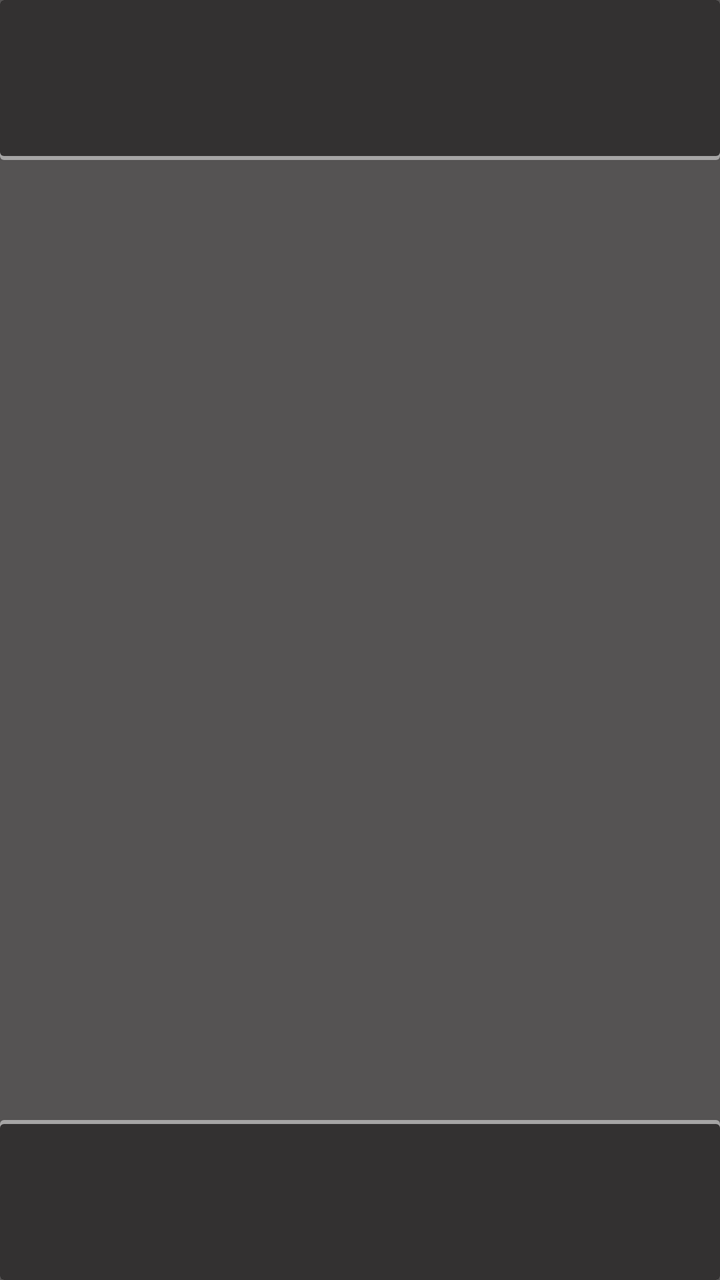
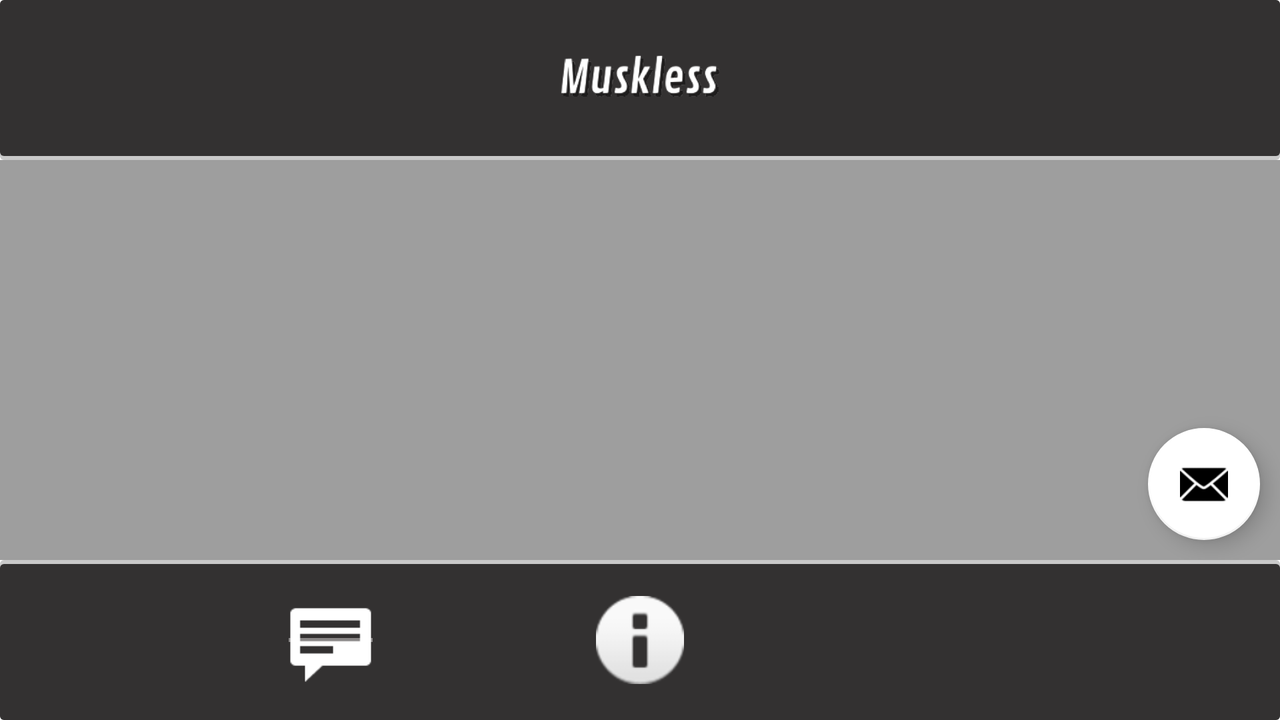

One screen, two layout resources from the same app: the default and the author's alternative for another configuration. Each is rendered where Android would select it; the XML of both is given below.
<!-- AndroidManifest.xml: activity theme Theme.Muskless.NoActionBar -->
<!-- res/layout/activity_main_page.xml -->
<androidx.constraintlayout.widget.ConstraintLayout xmlns:android="http://schemas.android.com/apk/res/android"
    xmlns:app="http://schemas.android.com/apk/res-auto"
    xmlns:tools="http://schemas.android.com/tools"
    android:layout_width="match_parent"
    android:layout_height="match_parent"
    tools:context=".MainPageActivity"
    android:background="#555353">


    <FrameLayout
        android:id="@+id/headerMain"
        android:layout_width="match_parent"
        android:layout_height="80dp"
        app:layout_constraintStart_toStartOf="parent"
        app:layout_constraintTop_toTopOf="parent"
        android:background="@drawable/header_shape">



    </FrameLayout>

    <LinearLayout
        android:id="@+id/mainContent"
        android:layout_width="match_parent"
        android:layout_height="560dp"
        android:orientation="vertical"
        app:layout_constraintBottom_toTopOf="@+id/navFooter"
        app:layout_constraintTop_toBottomOf="@id/headerMain">


    </LinearLayout>

    <FrameLayout
        android:id="@+id/navFooter"
        android:layout_width="match_parent"
        android:layout_height="80dp"
        android:background="@drawable/footer_shape"
        app:layout_constraintBottom_toBottomOf="parent"
        app:layout_constraintStart_toStartOf="parent" />

</androidx.constraintlayout.widget.ConstraintLayout>
<!-- resources referenced by this layout -->
<resources>
  <!-- drawable footer_shape (drawable) -->
  <?xml version="1.0" encoding="utf-8"?>
  <layer-list xmlns:android="http://schemas.android.com/apk/res/android">
      <item>
          <shape android:shape="rectangle">
              <solid android:color="#CABBBBBB"/>
              <corners android:radius="2dp" />
          </shape>
      </item>
  
      <item
          android:left="0dp"
          android:right="0dp"
          android:top="2dp"
          android:bottom="0dp">
          <shape android:shape="rectangle">
              <solid android:color="#333131"/>
              <corners android:radius="2dp" />
          </shape>
      </item>
  </layer-list>
  <!-- drawable header_shape (drawable) -->
  <?xml version="1.0" encoding="utf-8"?>
  <layer-list xmlns:android="http://schemas.android.com/apk/res/android">
      <item>
          <shape android:shape="rectangle">
              <solid android:color="#CABBBBBB"/>
              <corners android:radius="2dp" />
          </shape>
      </item>
  
      <item
          android:left="0dp"
          android:right="0dp"
          android:top="0dp"
          android:bottom="2dp">
          <shape android:shape="rectangle">
              <solid android:color="#333131"/>
              <corners android:radius="2dp" />
          </shape>
      </item>
  </layer-list>
  <style name="Theme.Muskless.NoActionBar">
          <item name="windowActionBar">false</item>
          <item name="windowNoTitle">true</item>
      </style>
</resources>
<!-- res/layout-land/activity_main_page.xml (the author's variant of the layout above) -->
<!-- drawn on the phone turned sideways -->
<FrameLayout xmlns:android="http://schemas.android.com/apk/res/android"
    xmlns:app="http://schemas.android.com/apk/res-auto"
    xmlns:tools="http://schemas.android.com/tools"
    android:layout_width="match_parent"
    android:layout_height="match_parent"
    android:background="@color/white"
    android:orientation="vertical"
    tools:context=".MainPageActivity">

    <LinearLayout
        android:layout_width="match_parent"
        android:layout_height="match_parent"
        android:background="@color/white"
        android:orientation="vertical">

        <LinearLayout
            android:id="@+id/headerMain"
            android:layout_width="match_parent"
            android:layout_height="80dp"
            android:background="@drawable/header_shape"
            android:orientation="horizontal"
            android:gravity="center">

            <LinearLayout
                android:layout_width="wrap_content"
                android:layout_height="match_parent">

                <ImageView
                    android:layout_width="wrap_content"
                    android:layout_height="wrap_content"
                    android:src="@drawable/logo_muskless" />

            </LinearLayout>

        </LinearLayout>

        <androidx.recyclerview.widget.RecyclerView
            android:id="@+id/messagesRecycler"
            android:layout_width="match_parent"
            android:layout_height="0dp"
            android:layout_weight="1"
            android:background="#9e9e9e">

        </androidx.recyclerview.widget.RecyclerView>

        <LinearLayout
            android:id="@+id/navFooter"
            android:layout_width="match_parent"
            android:layout_height="80dp"
            android:background="@drawable/footer_shape"
            android:orientation="horizontal"
            android:gravity="center">

            <LinearLayout
                android:layout_width="80dp"
                android:layout_height="match_parent"
                android:padding="18dp">

                <ImageView
                    android:id="@+id/profileImg"
                    android:layout_width="match_parent"
                    android:layout_height="match_parent" />

            </LinearLayout>

            <LinearLayout
                android:layout_width="80dp"
                android:layout_height="match_parent"
                android:layout_marginLeft="-235dp"
                android:padding="18dp">

                <ImageView
                    android:id="@+id/infoButton"
                    android:layout_width="match_parent"
                    android:layout_height="match_parent"
                    android:clickable="true"
                    app:srcCompat="@android:drawable/ic_dialog_info" />

            </LinearLayout>

            <LinearLayout
                android:layout_width="80dp"
                android:layout_height="match_parent"
                android:layout_marginLeft="-235dp"
                android:padding="18dp">

                <ImageView
                    android:id="@+id/mainPageButton"
                    android:layout_width="match_parent"
                    android:layout_height="match_parent"
                    android:background="@drawable/selection_shape"
                    app:srcCompat="@android:drawable/stat_notify_chat" />

            </LinearLayout>

        </LinearLayout>

    </LinearLayout>

    <com.google.android.material.floatingactionbutton.FloatingActionButton
        android:id="@+id/floatingMessage"
        android:layout_width="match_parent"
        android:layout_height="wrap_content"
        android:layout_gravity="bottom|right"
        android:layout_marginRight="10dp"
        android:layout_marginBottom="90dp"
        android:clickable="true"
        app:backgroundTint="#FFFFFF"
        app:borderWidth="1dp"
        app:srcCompat="@android:drawable/ic_dialog_email" />


</FrameLayout>
<!-- resources referenced by the variant -->
<!-- as the phone turned sideways resolves them -->
<resources>
  <color name="white">#FFFFFFFF</color>
  <!-- drawable footer_shape (drawable) -->
  <?xml version="1.0" encoding="utf-8"?>
  <layer-list xmlns:android="http://schemas.android.com/apk/res/android">
      <item>
          <shape android:shape="rectangle">
              <solid android:color="#CABBBBBB"/>
              <corners android:radius="2dp" />
          </shape>
      </item>
  
      <item
          android:left="0dp"
          android:right="0dp"
          android:top="2dp"
          android:bottom="0dp">
          <shape android:shape="rectangle">
              <solid android:color="#333131"/>
              <corners android:radius="2dp" />
          </shape>
      </item>
  </layer-list>
  <!-- drawable header_shape (drawable) -->
  <?xml version="1.0" encoding="utf-8"?>
  <layer-list xmlns:android="http://schemas.android.com/apk/res/android">
      <item>
          <shape android:shape="rectangle">
              <solid android:color="#CABBBBBB"/>
              <corners android:radius="2dp" />
          </shape>
      </item>
  
      <item
          android:left="0dp"
          android:right="0dp"
          android:top="0dp"
          android:bottom="2dp">
          <shape android:shape="rectangle">
              <solid android:color="#333131"/>
              <corners android:radius="2dp" />
          </shape>
      </item>
  </layer-list>
  <!-- drawable logo_muskless: png bitmap (drawable, 52712 bytes) -->
  <!-- drawable selection_shape (drawable) -->
  <?xml version="1.0" encoding="utf-8"?>
  <selector xmlns:android="http://schemas.android.com/apk/res/android">
  
      <item>
  
          <shape android:shape="line">
  
              <stroke android:color="#8a8787" android:width="2dp"/>
  
          </shape>
  
      </item>
  
  </selector>
  <style name="Theme.Muskless.NoActionBar">
          <item name="windowActionBar">false</item>
          <item name="windowNoTitle">true</item>
      </style>
</resources>
